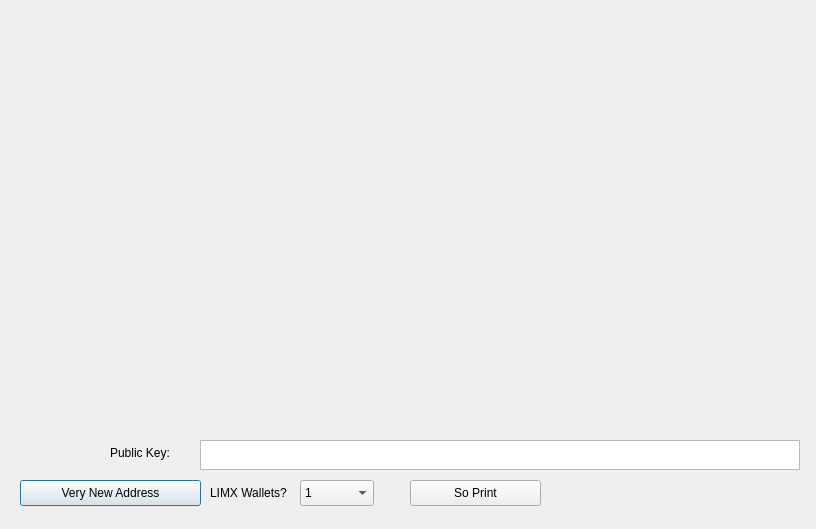
<?xml version="1.0" encoding="UTF-8"?>
<ui version="4.0">
 <class>PaperWalletDialog</class>
 <widget class="QDialog" name="PaperWalletDialog">
  <property name="geometry">
   <rect>
    <x>0</x>
    <y>0</y>
    <width>816</width>
    <height>529</height>
   </rect>
  </property>
  <property name="windowTitle">
   <string>Print Your Paper Wallets</string>
  </property>
  <widget class="QLabel" name="privateKeyQRCode">
   <property name="geometry">
    <rect>
     <x>610</x>
     <y>190</y>
     <width>149</width>
     <height>149</height>
    </rect>
   </property>
   <property name="text">
    <string/>
   </property>
   <property name="scaledContents">
    <bool>true</bool>
   </property>
  </widget>
  <widget class="QLabel" name="addressQRCode">
   <property name="geometry">
    <rect>
     <x>60</x>
     <y>100</y>
     <width>120</width>
     <height>120</height>
    </rect>
   </property>
   <property name="text">
    <string/>
   </property>
   <property name="scaledContents">
    <bool>true</bool>
   </property>
  </widget>
  <widget class="QPushButton" name="getNewAddress">
   <property name="geometry">
    <rect>
     <x>20</x>
     <y>480</y>
     <width>181</width>
     <height>26</height>
    </rect>
   </property>
   <property name="text">
    <string>Very New Address</string>
   </property>
   <property name="icon">
    <iconset resource="../limecoinx.qrc">
     <normaloff>:/icons/add</normaloff>:/icons/add</iconset>
   </property>
  </widget>
  <widget class="QLabel" name="paperTemplate">
   <property name="geometry">
    <rect>
     <x>20</x>
     <y>10</y>
     <width>781</width>
     <height>421</height>
    </rect>
   </property>
   <property name="text">
    <string notr="true"/>
   </property>
   <property name="pixmap">
    <pixmap resource="../limecoinx.qrc">:/images/paper_wallet</pixmap>
   </property>
  </widget>
  <widget class="VerticalLabel" name="addressText">
   <property name="geometry">
    <rect>
     <x>240</x>
     <y>50</y>
     <width>31</width>
     <height>351</height>
    </rect>
   </property>
   <property name="font">
    <font>
     <family>Monospace</family>
     <pointsize>12</pointsize>
     <weight>75</weight>
     <italic>false</italic>
     <bold>true</bold>
    </font>
   </property>
   <property name="text">
    <string/>
   </property>
   <property name="alignment">
    <set>Qt::AlignCenter</set>
   </property>
   <property name="textInteractionFlags">
    <set>Qt::TextSelectableByKeyboard|Qt::TextSelectableByMouse</set>
   </property>
  </widget>
  <widget class="VerticalLabel" name="privateKeyText">
   <property name="geometry">
    <rect>
     <x>540</x>
     <y>20</y>
     <width>31</width>
     <height>371</height>
    </rect>
   </property>
   <property name="font">
    <font>
     <family>Monospace</family>
     <pointsize>8</pointsize>
     <weight>50</weight>
     <italic>false</italic>
     <bold>false</bold>
    </font>
   </property>
   <property name="text">
    <string/>
   </property>
   <property name="scaledContents">
    <bool>true</bool>
   </property>
   <property name="alignment">
    <set>Qt::AlignCenter</set>
   </property>
   <property name="textInteractionFlags">
    <set>Qt::TextSelectableByKeyboard|Qt::TextSelectableByMouse</set>
   </property>
  </widget>
  <widget class="QPushButton" name="printButton">
   <property name="geometry">
    <rect>
     <x>410</x>
     <y>480</y>
     <width>131</width>
     <height>26</height>
    </rect>
   </property>
   <property name="text">
    <string>So Print</string>
   </property>
   <property name="icon">
    <iconset resource="../limecoinx.qrc">
     <normaloff>:/icons/receiving_addresses</normaloff>:/icons/receiving_addresses</iconset>
   </property>
  </widget>
  <widget class="QDialogButtonBox" name="buttonBox">
   <property name="geometry">
    <rect>
     <x>710</x>
     <y>480</y>
     <width>91</width>
     <height>26</height>
    </rect>
   </property>
   <property name="standardButtons">
    <set>QDialogButtonBox::NoButton</set>
   </property>
   <property name="centerButtons">
    <bool>true</bool>
   </property>
  </widget>
  <widget class="QLabel" name="label">
   <property name="geometry">
    <rect>
     <x>210</x>
     <y>480</y>
     <width>91</width>
     <height>26</height>
    </rect>
   </property>
   <property name="text">
    <string>LIMX Wallets?</string>
   </property>
  </widget>
  <widget class="QComboBox" name="walletCount">
   <property name="geometry">
    <rect>
     <x>300</x>
     <y>480</y>
     <width>74</width>
     <height>26</height>
    </rect>
   </property>
   <property name="editable">
    <bool>false</bool>
   </property>
   <item>
    <property name="text">
     <string>1</string>
    </property>
   </item>
   <item>
    <property name="text">
     <string>2</string>
    </property>
   </item>
   <item>
    <property name="text">
     <string>3</string>
    </property>
   </item>
   <item>
    <property name="text">
     <string>4</string>
    </property>
   </item>
   <item>
    <property name="text">
     <string>5</string>
    </property>
   </item>
   <item>
    <property name="text">
     <string>6</string>
    </property>
   </item>
   <item>
    <property name="text">
     <string>7</string>
    </property>
   </item>
   <item>
    <property name="text">
     <string>8</string>
    </property>
   </item>
   <item>
    <property name="text">
     <string>9</string>
    </property>
   </item>
   <item>
    <property name="text">
     <string>10</string>
    </property>
   </item>
   <item>
    <property name="text">
     <string>11</string>
    </property>
   </item>
   <item>
    <property name="text">
     <string>12</string>
    </property>
   </item>
  </widget>
  <widget class="QTextEdit" name="publicKey">
   <property name="geometry">
    <rect>
     <x>200</x>
     <y>440</y>
     <width>600</width>
     <height>30</height>
    </rect>
   </property>
   <property name="undoRedoEnabled">
    <bool>false</bool>
   </property>
   <property name="readOnly">
    <bool>true</bool>
   </property>
   <property name="html">
    <string>&lt;!DOCTYPE HTML PUBLIC &quot;-//W3C//DTD HTML 4.0//EN&quot; &quot;http://www.w3.org/TR/REC-html40/strict.dtd&quot;&gt;
&lt;html&gt;&lt;head&gt;&lt;meta name=&quot;qrichtext&quot; content=&quot;1&quot; /&gt;&lt;style type=&quot;text/css&quot;&gt;
p, li { white-space: pre-wrap; }
&lt;/style&gt;&lt;/head&gt;&lt;body style=&quot; font-family:'Sans'; font-size:9pt; font-weight:400; font-style:normal;&quot;&gt;
&lt;p style=&quot;-qt-paragraph-type:empty; margin-top:0px; margin-bottom:0px; margin-left:0px; margin-right:0px; -qt-block-indent:0; text-indent:0px; font-family:'Sans Serif';&quot;&gt;&lt;br /&gt;&lt;/p&gt;&lt;/body&gt;&lt;/html&gt;</string>
   </property>
   <property name="acceptRichText">
    <bool>false</bool>
   </property>
  </widget>
  <widget class="QLabel" name="label_2">
   <property name="geometry">
    <rect>
     <x>110</x>
     <y>440</y>
     <width>91</width>
     <height>26</height>
    </rect>
   </property>
   <property name="text">
    <string>Public Key:</string>
   </property>
  </widget>
  <zorder>getNewAddress</zorder>
  <zorder>paperTemplate</zorder>
  <zorder>addressQRCode</zorder>
  <zorder>privateKeyQRCode</zorder>
  <zorder>addressText</zorder>
  <zorder>privateKeyText</zorder>
  <zorder>printButton</zorder>
  <zorder>buttonBox</zorder>
  <zorder>label</zorder>
  <zorder>walletCount</zorder>
  <zorder>publicKey</zorder>
  <zorder>label_2</zorder>
 </widget>
 <customwidgets>
  <customwidget>
   <class>VerticalLabel</class>
   <extends>QLabel</extends>
   <header>verticallabel.h</header>
  </customwidget>
 </customwidgets>
 <resources>
  <include location="../limecoinx.qrc"/>
 </resources>
 <connections>
  <connection>
   <sender>buttonBox</sender>
   <signal>rejected()</signal>
   <receiver>PaperWalletDialog</receiver>
   <slot>close()</slot>
   <hints>
    <hint type="sourcelabel">
     <x>650</x>
     <y>408</y>
    </hint>
    <hint type="destinationlabel">
     <x>357</x>
     <y>214</y>
    </hint>
   </hints>
  </connection>
 </connections>
</ui>
